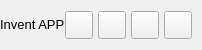
           <widget class="QFrame" name="contentTopBg">
            <property name="minimumSize">
             <size>
              <width>0</width>
              <height>50</height>
             </size>
            </property>
            <property name="maximumSize">
             <size>
              <width>16777215</width>
              <height>50</height>
             </size>
            </property>
            <property name="frameShape">
             <enum>QFrame::Shape::NoFrame</enum>
            </property>
            <property name="frameShadow">
             <enum>QFrame::Shadow::Raised</enum>
            </property>
            <layout class="QHBoxLayout" name="horizontalLayout">
             <property name="spacing">
              <number>0</number>
             </property>
             <property name="leftMargin">
              <number>0</number>
             </property>
             <property name="topMargin">
              <number>0</number>
             </property>
             <property name="rightMargin">
              <number>10</number>
             </property>
             <property name="bottomMargin">
              <number>0</number>
             </property>
             <item>
              <widget class="QFrame" name="leftBox">
               <property name="sizePolicy">
                <sizepolicy hsizetype="Expanding" vsizetype="Preferred">
                 <horstretch>0</horstretch>
                 <verstretch>0</verstretch>
                </sizepolicy>
               </property>
               <property name="frameShape">
                <enum>QFrame::Shape::NoFrame</enum>
               </property>
               <property name="frameShadow">
                <enum>QFrame::Shadow::Raised</enum>
               </property>
               <layout class="QHBoxLayout" name="horizontalLayout_3">
                <property name="spacing">
                 <number>0</number>
                </property>
                <property name="leftMargin">
                 <number>0</number>
                </property>
                <property name="topMargin">
                 <number>0</number>
                </property>
                <property name="rightMargin">
                 <number>0</number>
                </property>
                <property name="bottomMargin">
                 <number>0</number>
                </property>
                <item>
                 <widget class="QLabel" name="titleRightInfo">
                  <property name="sizePolicy">
                   <sizepolicy hsizetype="Preferred" vsizetype="Expanding">
                    <horstretch>0</horstretch>
                    <verstretch>0</verstretch>
                   </sizepolicy>
                  </property>
                  <property name="maximumSize">
                   <size>
                    <width>16777215</width>
                    <height>45</height>
                   </size>
                  </property>
                  <property name="font">
                   <font>
                    <family>Segoe UI</family>
                    <pointsize>10</pointsize>
                    <italic>false</italic>
                    <bold>false</bold>
                   </font>
                  </property>
                  <property name="text">
                   <string>Invent APP</string>
                  </property>
                  <property name="alignment">
                   <set>Qt::AlignmentFlag::AlignLeading|Qt::AlignmentFlag::AlignLeft|Qt::AlignmentFlag::AlignVCenter</set>
                  </property>
                 </widget>
                </item>
               </layout>
              </widget>
             </item>
             <item alignment="Qt::AlignmentFlag::AlignRight">
              <widget class="QFrame" name="rightButtons">
               <property name="minimumSize">
                <size>
                 <width>0</width>
                 <height>28</height>
                </size>
               </property>
               <property name="frameShape">
                <enum>QFrame::Shape::NoFrame</enum>
               </property>
               <property name="frameShadow">
                <enum>QFrame::Shadow::Raised</enum>
               </property>
               <layout class="QHBoxLayout" name="horizontalLayout_2">
                <property name="spacing">
                 <number>5</number>
                </property>
                <property name="leftMargin">
                 <number>0</number>
                </property>
                <property name="topMargin">
                 <number>0</number>
                </property>
                <property name="rightMargin">
                 <number>0</number>
                </property>
                <property name="bottomMargin">
                 <number>0</number>
                </property>
                <item>
                 <widget class="QPushButton" name="settingsTopBtn">
                  <property name="minimumSize">
                   <size>
                    <width>28</width>
                    <height>28</height>
                   </size>
                  </property>
                  <property name="maximumSize">
                   <size>
                    <width>28</width>
                    <height>28</height>
                   </size>
                  </property>
                  <property name="cursor">
                   <cursorShape>PointingHandCursor</cursorShape>
                  </property>
                  <property name="toolTip">
                   <string>Settings</string>
                  </property>
                  <property name="text">
                   <string/>
                  </property>
                  <property name="icon">
                   <iconset resource="resources.qrc">
                    <normaloff>:/icons/images/icons/icon_settings.png</normaloff>:/icons/images/icons/icon_settings.png</iconset>
                  </property>
                  <property name="iconSize">
                   <size>
                    <width>20</width>
                    <height>20</height>
                   </size>
                  </property>
                 </widget>
                </item>
                <item>
                 <widget class="QPushButton" name="minimizeAppBtn">
                  <property name="minimumSize">
                   <size>
                    <width>28</width>
                    <height>28</height>
                   </size>
                  </property>
                  <property name="maximumSize">
                   <size>
                    <width>28</width>
                    <height>28</height>
                   </size>
                  </property>
                  <property name="cursor">
                   <cursorShape>PointingHandCursor</cursorShape>
                  </property>
                  <property name="toolTip">
                   <string>Minimize</string>
                  </property>
                  <property name="text">
                   <string/>
                  </property>
                  <property name="icon">
                   <iconset resource="resources.qrc">
                    <normaloff>:/icons/images/icons/icon_minimize.png</normaloff>:/icons/images/icons/icon_minimize.png</iconset>
                  </property>
                  <property name="iconSize">
                   <size>
                    <width>20</width>
                    <height>20</height>
                   </size>
                  </property>
                 </widget>
                </item>
                <item>
                 <widget class="QPushButton" name="maximizeRestoreAppBtn">
                  <property name="minimumSize">
                   <size>
                    <width>28</width>
                    <height>28</height>
                   </size>
                  </property>
                  <property name="maximumSize">
                   <size>
                    <width>28</width>
                    <height>28</height>
                   </size>
                  </property>
                  <property name="font">
                   <font>
                    <family>Segoe UI</family>
                    <pointsize>10</pointsize>
                    <italic>false</italic>
                    <bold>false</bold>
                    <stylestrategy>PreferDefault</stylestrategy>
                   </font>
                  </property>
                  <property name="cursor">
                   <cursorShape>PointingHandCursor</cursorShape>
                  </property>
                  <property name="toolTip">
                   <string>Maximize</string>
                  </property>
                  <property name="text">
                   <string/>
                  </property>
                  <property name="icon">
                   <iconset resource="resources.qrc">
                    <normaloff>:/icons/images/icons/icon_maximize.png</normaloff>:/icons/images/icons/icon_maximize.png</iconset>
                  </property>
                  <property name="iconSize">
                   <size>
                    <width>20</width>
                    <height>20</height>
                   </size>
                  </property>
                 </widget>
                </item>
                <item>
                 <widget class="QPushButton" name="closeAppBtn">
                  <property name="minimumSize">
                   <size>
                    <width>28</width>
                    <height>28</height>
                   </size>
                  </property>
                  <property name="maximumSize">
                   <size>
                    <width>28</width>
                    <height>28</height>
                   </size>
                  </property>
                  <property name="cursor">
                   <cursorShape>PointingHandCursor</cursorShape>
                  </property>
                  <property name="toolTip">
                   <string>Close</string>
                  </property>
                  <property name="text">
                   <string/>
                  </property>
                  <property name="icon">
                   <iconset resource="resources.qrc">
                    <normaloff>:/icons/images/icons/icon_close.png</normaloff>:/icons/images/icons/icon_close.png</iconset>
                  </property>
                  <property name="iconSize">
                   <size>
                    <width>20</width>
                    <height>20</height>
                   </size>
                  </property>
                 </widget>
                </item>
               </layout>
              </widget>
             </item>
            </layout>
           </widget>
